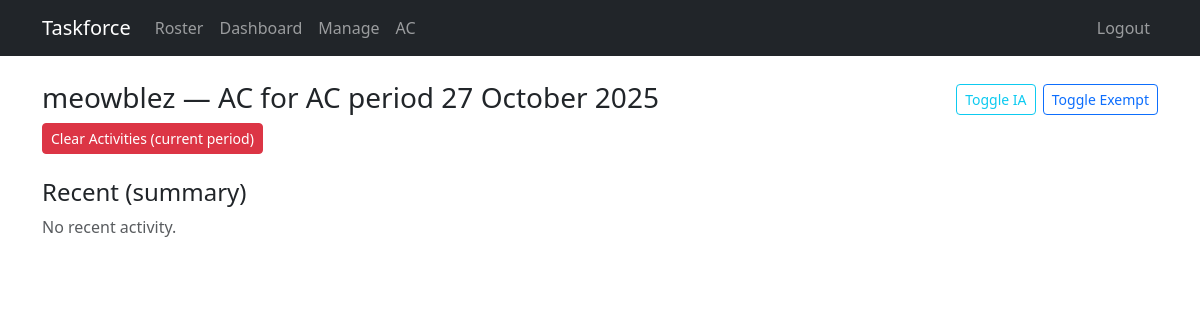
Before: /ac/member/235 (signed in) with the older database file.
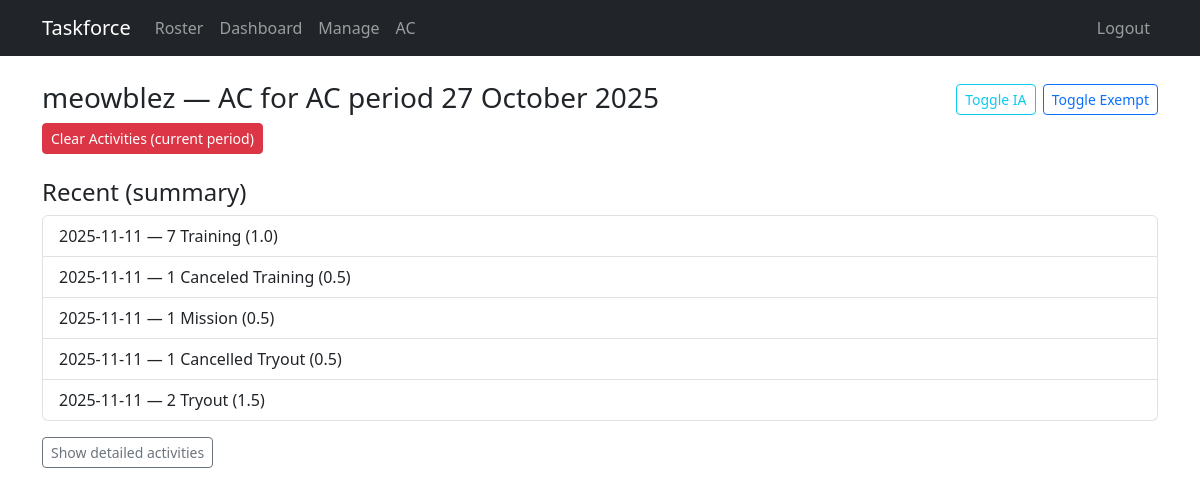
After: the same page with the newer database file.
### database/models.py (models this page shows, shortened)
class Member(db.Model):
    __tablename__ = 'members'
    id = db.Column(db.Integer, primary_key=True)
    discord_username = db.Column(db.String(100), nullable=False, unique=True)
    discord_id = db.Column(db.String(50), nullable=True, unique=True)
    roblox_username = db.Column(db.String(100), nullable=True)
    roblox_id = db.Column(db.String(50), nullable=True)
    current_rank = db.Column(db.String(100), nullable=False, default='Aspirant')
    join_date = db.Column(db.DateTime, nullable=False, default=datetime.utcnow)
    last_updated = db.Column(db.DateTime, nullable=False, default=datetime.utcnow)
    is_active = db.Column(db.Boolean, default=True)
    activities = db.relationship('ActivityLog', backref='member', lazy=True, cascade='all, delete-orphan')
    promotions = db.relationship('PromotionLog', backref='member', lazy=True, cascade='all, delete-orphan')

### database/ac_models.py (models this page shows, shortened)
class ACPeriod(db.Model):
    __tablename__ = 'ac_periods'
    id = db.Column(db.Integer, primary_key=True)
    period_name = db.Column(db.String(100), nullable=False)
    start_date = db.Column(db.DateTime, nullable=False)
    end_date = db.Column(db.DateTime, nullable=False)
    is_active = db.Column(db.Boolean, default=True)
    is_finalized = db.Column(db.Boolean, default=False)
    created_date = db.Column(db.DateTime, default=datetime.utcnow)
    activity_entries = db.relationship('ActivityEntry', backref='ac_period', lazy=True)
    inactivity_notices = db.relationship('InactivityNotice', backref='ac_period', lazy=True)
    exemptions = db.relationship('ACExemption', backref='ac_period', lazy=True)

class ActivityEntry(db.Model):
    __tablename__ = 'activity_entries'
    id = db.Column(db.Integer, primary_key=True)
    member_id = db.Column(db.Integer, db.ForeignKey('members.id'), nullable=False)
    ac_period_id = db.Column(db.Integer, db.ForeignKey('ac_periods.id'), nullable=False)
    activity_type = db.Column(db.String(50), nullable=False)
    points = db.Column(db.Float, nullable=False)
    description = db.Column(db.Text)
    activity_date = db.Column(db.DateTime, nullable=False)
    logged_by = db.Column(db.String(100), nullable=False)
    logged_date = db.Column(db.DateTime, default=datetime.utcnow)
    is_limited_activity = db.Column(db.Boolean, default=False)
    member = db.relationship('Member', backref='activity_entries')

### app.py (the view)
@app.route('/ac/member/<int:member_id>')
@staff_required
def ac_member_detail(member_id):
    member = Member.query.get_or_404(member_id)
    current_period = ACPeriod.query.filter_by(is_active=True).first()
    if not current_period:
        flash('No active AC period.', 'error')
        return redirect(url_for('ac_dashboard'))
    activities = ActivityEntry.query.filter_by(member_id=member_id, ac_period_id=current_period.id).order_by(ActivityEntry.activity_date.desc()).all()
    agg = {}
    for a in activities:
        key = (a.activity_type, a.points)
        if key not in agg:
            agg[key] = {'count': 0, 'last_date': a.activity_date}
        agg[key]['count'] += 1
        if a.activity_date and a.activity_date > agg[key]['last_date']:
            agg[key]['last_date'] = a.activity_date
    aggregated_activities = sorted(
        (
            {'activity_type': k[0], 'points': k[1], 'count': v['count'], 'activity_date': v['last_date']}
            for k, v in agg.items()
        ),
        key=lambda x: x['activity_date'] or datetime.min,
        reverse=True
    )
    quota = get_member_quota(member.current_rank)
    total_points = sum(a.points for a in activities)
    return render_template(
        'ac/member_detail.html',
        member=member,
        current_period=current_period,
        activities=activities,  # full list for detailed view
        aggregated_activities=aggregated_activities,  # summaries for compact view
        quota=quota,
        total_points=total_points
    )

### database/ac_models.py (called while the page is built)
def get_member_quota(rank):
    return AC_QUOTAS.get(rank, 0.0)

### utils/auth.py (called while the page is built, shortened)
def is_staff():
    return bool(session.get('is_staff', False))

def staff_required(f):
    @wraps(f)
    def decorated_function(*args, **kwargs):
        return f(*args, **kwargs)
    return decorated_function

### templates/ac/member_detail.html (shortened to what this page needs)
{% extends "base.html" %}
{% block content %}
<h3 class="d-flex justify-content-between align-items-center">
  <span>{{ member.discord_username }} — AC for {{ current_period.period_name if current_period else '' }}</span>
  <span>
    {% if is_staff %}
      <button id="ia-toggle" class="btn btn-sm btn-outline-info">Toggle IA</button>
      <button id="exempt-toggle" class="btn btn-sm btn-outline-primary">Toggle Exempt</button>
    {% endif %}
  </span>
</h3>
<div class="mb-3">
  {% if is_staff %}
  <form method="post" action="{{ url_for('clear_member_activities', member_id=member.id) }}" onsubmit="return confirm('Delete all activities for this member in the current period?');" style="display:inline">
    <button class="btn btn-sm btn-danger">Clear Activities (current period)</button>
  </form>
  {% endif %}
</div>
<h4 class="mt-4">Recent (summary)</h4>
{% if aggregated_activities %}
  <ul class="list-group mb-3">
    {% for a in aggregated_activities %}
      <li class="list-group-item">
        {{ a.activity_date.strftime('%Y-%m-%d') if a.activity_date else '' }} — {{ a.count }} {{ a.activity_type }} ({{ a.points }})
      </li>
    {% endfor %}
  </ul>
{% else %}
  <p class="text-muted">No recent activity.</p>
{% endif %}
{% if activities %}
  <p>
    <a class="btn btn-sm btn-outline-secondary" data-bs-toggle="collapse" href="#detailedActivities" role="button" aria-expanded="false" aria-controls="detailedActivities">
      Show detailed activities
    </a>
  </p>
{% endif %}
{% endblock %}

### templates/base.html (shortened to what this page needs)
<!doctype html>
<html lang="en">
<head>
  <link href="https://cdn.jsdelivr.net/npm/bootstrap@5.3.2/dist/css/bootstrap.min.css" rel="stylesheet">
</head>
<body>
<nav class="navbar navbar-expand-lg navbar-dark bg-dark">
  <div class="container">
    <a class="navbar-brand" href="{{ url_for('public_roster') }}">Taskforce</a>
    <div class="collapse navbar-collapse">
      <ul class="navbar-nav me-auto">
        <li class="nav-item"><a class="nav-link" href="{{ url_for('public_roster') }}">Roster</a></li>
        {% if is_staff %}
          <li class="nav-item"><a class="nav-link" href="{{ url_for('dashboard') }}">Dashboard</a></li>
          <li class="nav-item"><a class="nav-link" href="{{ url_for('members') }}">Manage</a></li>
          <li class="nav-item"><a class="nav-link" href="{{ url_for('ac_dashboard') }}">AC</a></li>
        {% endif %}
      </ul>
      <ul class="navbar-nav">
        {% if is_staff %}
          <li class="nav-item"><a class="nav-link" href="{{ url_for('staff_logout') }}">Logout</a></li>
        {% else %}
          <li class="nav-item"><a class="nav-link" href="{{ url_for('staff_login') }}">Staff Login</a></li>
        {% endif %}
      </ul>
    </div>
  </div>
</nav>
<div class="container my-4">
  {% block content %}{% endblock %}
</div>
</body>
</html>

Changed rows visible on the page:
added ActivityEntry: activity_date "2025-11-11", count "7", activity_type "Training", points "1.0"
added ActivityEntry: activity_date "2025-11-11", count "1", activity_type "Canceled Training", points "0.5"
added ActivityEntry: activity_date "2025-11-11", count "1", activity_type "Mission", points "0.5"
added ActivityEntry: activity_date "2025-11-11", count "1", activity_type "Cancelled Tryout", points "0.5"
added ActivityEntry: activity_date "2025-11-11", count "2", activity_type "Tryout", points "1.5"
Other visible differences:
text no longer shown: "No recent activity."
text now shown: "Show detailed activities"
